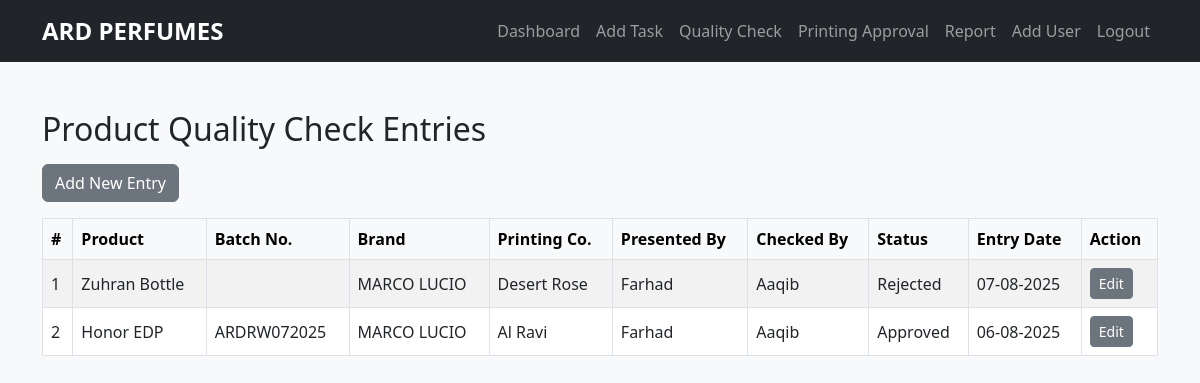
Page /view_product_quality_check.php (signed in) on the committed database.
### tables this page shows
CREATE TABLE `Product_quality_check` (
  `id` int(11) NOT NULL,
  `product_name` varchar(255) NOT NULL,
  `batch_number` varchar(100) DEFAULT NULL,
  `brand_name` varchar(255) NOT NULL,
  `printing_company` varchar(255) DEFAULT NULL,
  `presented_by` varchar(255) DEFAULT NULL,
  `checked_by` varchar(255) DEFAULT NULL,
  `status` varchar(100) DEFAULT NULL,
  `entry_date` timestamp NOT NULL DEFAULT CURRENT_TIMESTAMP
);

### view_product_quality_check.php (the view, shortened to what this page needs)
<?php
require 'includes/db.php';
$stmt = $pdo->query("SELECT * FROM Product_quality_check ORDER BY entry_date DESC");
$entries = $stmt->fetchAll();
require 'includes/header.php';
?>
<div class="container my-5">
    <h2 class="mb-3 text-center text-md-start">Product Quality Check Entries</h2>
    <div class="d-flex justify-content-center justify-content-md-start">
        <a href="add_product_quality_check.php" class="btn btn-secondary mb-3">Add New Entry</a>
    </div>
    <?php if (count($entries) === 0): ?>
        <p class="text-center">No entries found.</p>
    <?php else: ?>
        <div class="table-responsive">
            <table class="table table-bordered table-striped align-middle text-nowrap">
                <thead class="table-light">
                    <tr>
                        <th>#</th>
                        <th>Product</th>
                        <th>Batch No.</th>
                        <th>Brand</th>
                        <th>Printing Co.</th>
                        <th>Presented By</th>
                        <th>Checked By</th>
                        <th>Status</th>
                        <th>Entry Date</th>
                        <th>Action</th>
                    </tr>
                </thead>
                <tbody>
                    <?php $serial = 1; ?>
                    <?php foreach ($entries as $entry): ?>
                        <tr>
                            <td><?= $serial++ ?></td>
                            <td><?= htmlspecialchars($entry['product_name']) ?></td>
                            <td><?= htmlspecialchars($entry['batch_number']) ?></td>
                            <td><?= htmlspecialchars($entry['brand_name']) ?></td>
                            <td><?= htmlspecialchars($entry['printing_company']) ?></td>
                            <td><?= htmlspecialchars($entry['presented_by']) ?></td>
                            <td><?= htmlspecialchars($entry['checked_by']) ?></td>
                            <td><?= htmlspecialchars($entry['status']) ?></td>
                            <td><?= htmlspecialchars(date('d-m-Y', strtotime($entry['entry_date']))) ?></td>
                            <td>
                                <a href="edit_product_quality_check.php?id=<?= $entry['id'] ?>" class="btn btn-sm btn-secondary">Edit</a>
                            </td>
                        </tr>
                    <?php endforeach; ?>
                </tbody>
            </table>
        </div>
    <?php endif; ?>
</div>

### includes/header.php (style rules this page uses)
body { background-color: #f8f9fa; }

### rows in the picture
product_quality_check: product_name "Zuhran Bottle", brand_name "MARCO LUCIO", printing_company "Desert Rose", presented_by "Farhad", checked_by "Aaqib", status "Rejected", entry_date "07-08-2025"
product_quality_check: product_name "Honor EDP", batch_number "ARDRW072025", brand_name "MARCO LUCIO", printing_company "Al Ravi", presented_by "Farhad", checked_by "Aaqib", status "Approved", entry_date "06-08-2025"
